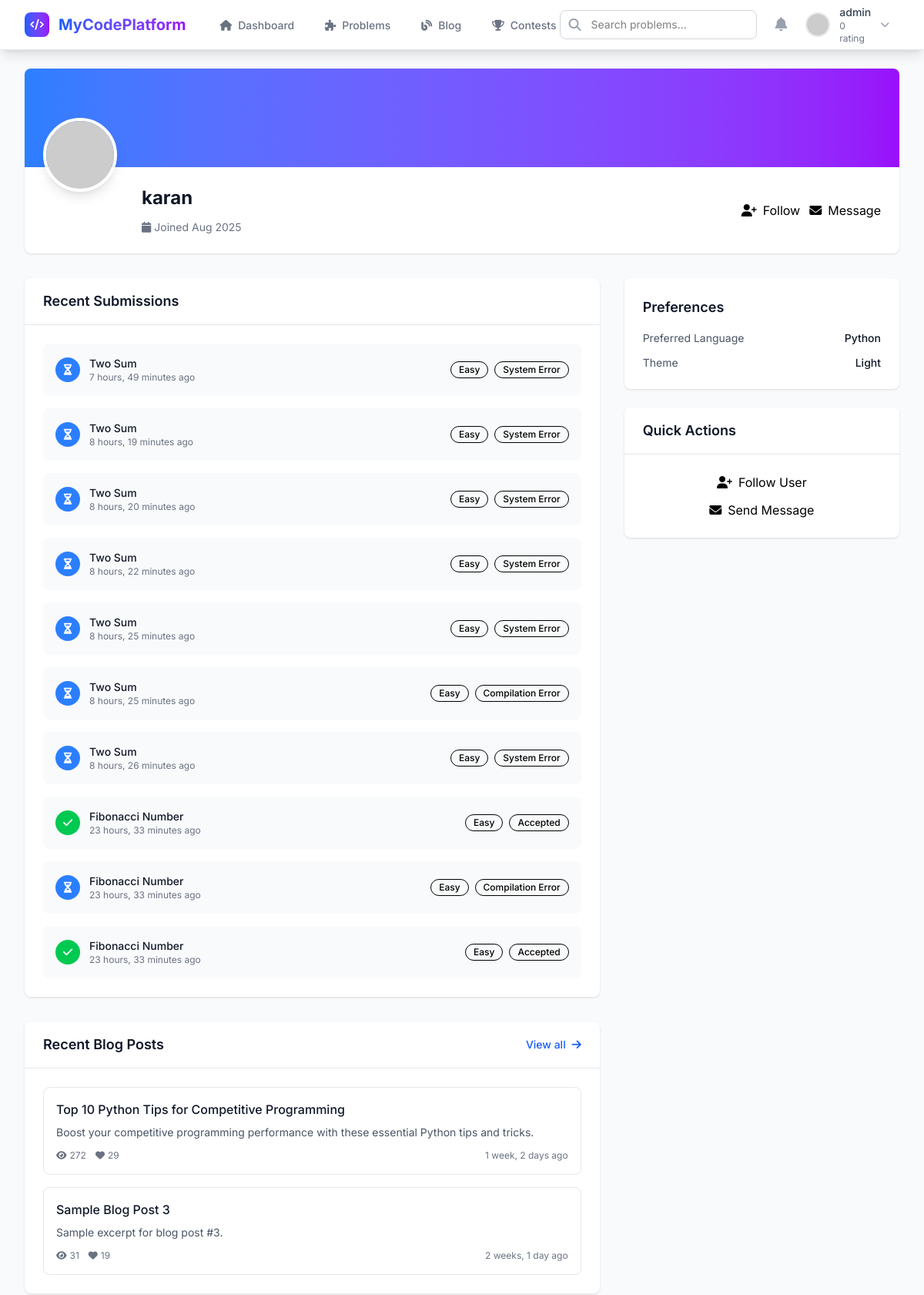
/users/profile/karan/ (signed in, upper part), run on an earlier commit of the app's database.
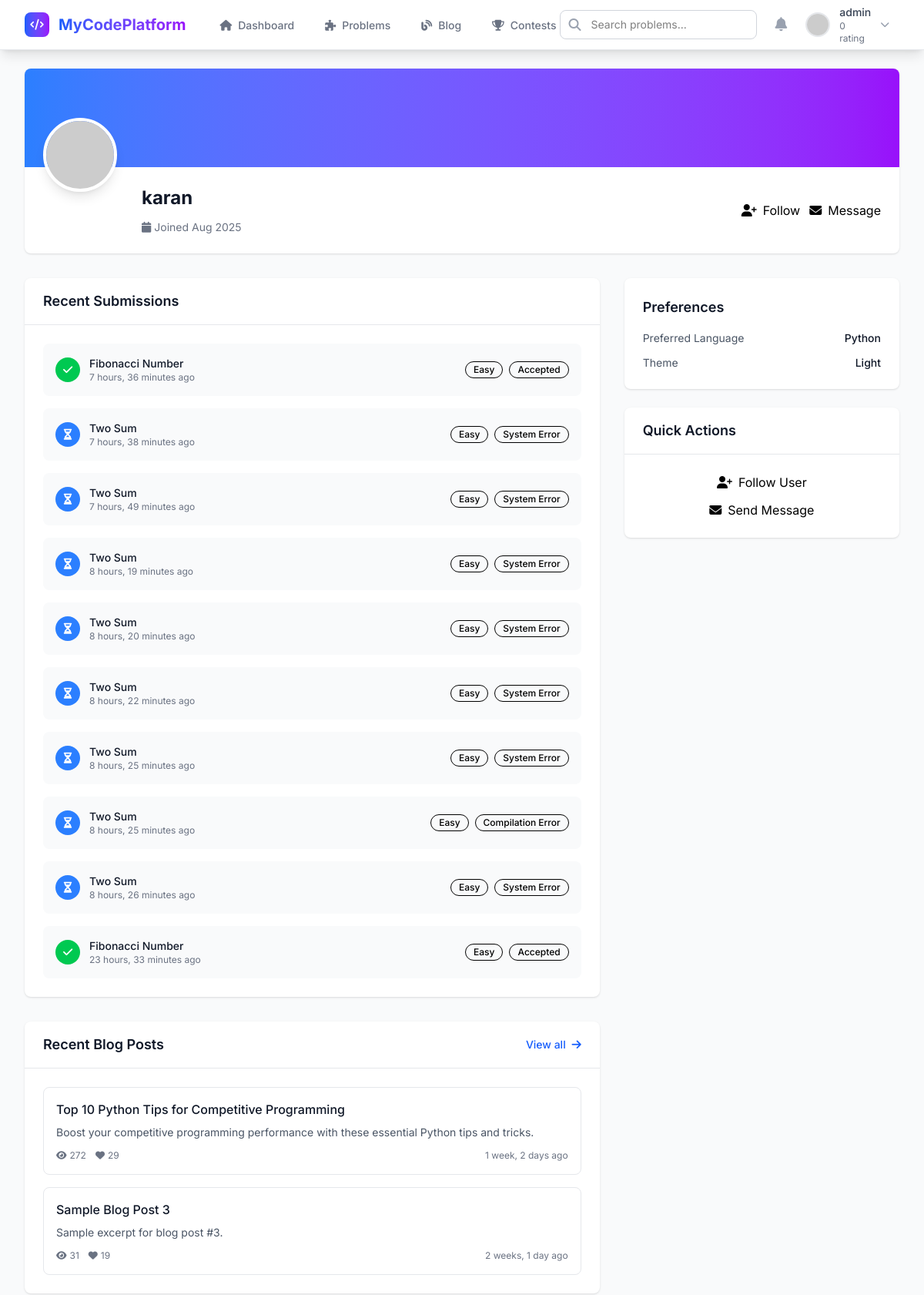
And on a later commit of the database.
### submit/models.py (models this page shows, shortened)
class Submission(models.Model):
    STATUS_CHOICES = [
        ('PENDING', 'Pending'),
        ('JUDGING', 'Judging'),
        ('ACCEPTED', 'Accepted'),
        ('WRONG_ANSWER', 'Wrong Answer'),
        ('TIME_LIMIT_EXCEEDED', 'Time Limit Exceeded'),
        ('MEMORY_LIMIT_EXCEEDED', 'Memory Limit Exceeded'),
        ('RUNTIME_ERROR', 'Runtime Error'),
        ('COMPILATION_ERROR', 'Compilation Error'),
        ('ERROR', 'System Error'),
    ]
    LANGUAGE_CHOICES = [
        ('cpp', 'C++'),
        ('py', 'Python'),
        ('java', 'Java'),
    ]
    user = models.ForeignKey(User, on_delete=models.CASCADE, null=True, blank=True)
    problem = models.ForeignKey(Problem, on_delete=models.CASCADE)
    code = models.TextField()
    language = models.CharField(max_length=50, choices=LANGUAGE_CHOICES)
    input_data = models.TextField(blank=True, null=True)
    total_test_cases = models.IntegerField(default=0)
    passed_test_cases = models.IntegerField(default=0)
    score = models.FloatField(default=0.0, help_text="Score based on passed test cases")
    max_execution_time = models.FloatField(null=True, blank=True)
    max_memory_used = models.BigIntegerField(null=True, blank=True, help_text="Memory in bytes")
    output_data = models.TextField(blank=True, null=True)
    error_data = models.TextField(blank=True, null=True)
    status = models.CharField(max_length=50, choices=STATUS_CHOICES, default='PENDING')
    execution_time = models.FloatField(null=True, blank=True, help_text="Execution time in seconds")
    submitted_at = models.DateTimeField(auto_now_add=True)
    class Meta:
        ordering = ['-submitted_at']

### problems/models.py (models this page shows, shortened)
class Problem(models.Model):
    DIFFICULTY_CHOICES = [
        ('easy', 'Easy'),
        ('medium', 'Medium'),
        ('hard', 'Hard'),
    ]
    TYPE_CHOICES = [
        ('math', 'Mathematics'),
        ('dsa', 'Data Structures & Algorithms'),
    ]
    title = models.CharField(max_length=200)
    description = models.TextField()
    difficulty = models.CharField(max_length=50, choices=DIFFICULTY_CHOICES)
    problem_type = models.CharField(max_length=10, choices=TYPE_CHOICES, default='math')
    image_file = models.ImageField(upload_to='problems/images/', blank=True, null=True)
    pdf_file = models.FileField(upload_to='problems/pdfs/', blank=True, null=True)
    input_format = models.TextField(blank=True, help_text="Description of input format")
    output_format = models.TextField(blank=True, help_text="Description of output format")
    constraints = models.TextField(blank=True, help_text="Constraints for the problem")
    sample_input = models.TextField(blank=True)
    sample_output = models.TextField(blank=True)
    time_limit = models.IntegerField(default=5, help_text="Time limit in seconds")
    memory_limit = models.CharField(max_length=10, default="128m", help_text="Memory limit (e.g., 128m, 256m)")
    created_by = models.ForeignKey(User, on_delete=models.CASCADE, null=True, blank=True)
    created_at = models.DateTimeField(auto_now_add=True)
    updated_at = models.DateTimeField(auto_now=True)
    is_active = models.BooleanField(default=True)
    total_attempts = models.IntegerField(default=0)
    successful_completions = models.IntegerField(default=0)
    class Meta:
        ordering = ['-created_at']

### blogs/models.py (models this page shows, shortened)
class BlogPost(models.Model):
    STATUS_CHOICES = [
        ('draft', 'Draft'),
        ('published', 'Published'),
        ('archived', 'Archived'),
    ]
    title = models.CharField(max_length=200)
    slug = models.SlugField(max_length=200, unique=True, blank=True)
    content = models.TextField()
    excerpt = models.TextField(max_length=300, blank=True, help_text="Brief description of the post")
    featured_image = models.ImageField(upload_to='blog_images/', blank=True, null=True)
    author = models.ForeignKey(User, on_delete=models.CASCADE, related_name='blog_posts')
    category = models.ForeignKey(Category, on_delete=models.SET_NULL, null=True, blank=True)
    tags = models.ManyToManyField(Tag, blank=True)
    status = models.CharField(max_length=10, choices=STATUS_CHOICES, default='published')
    is_featured = models.BooleanField(default=False)
    meta_description = models.CharField(max_length=160, blank=True)
    meta_keywords = models.CharField(max_length=255, blank=True)
    view_count = models.PositiveIntegerField(default=0)  # Reset to 0 for all posts
    like_count = models.PositiveIntegerField(default=0)
    created_at = models.DateTimeField(default=timezone.now)
    updated_at = models.DateTimeField(auto_now=True)
    published_date = models.DateTimeField(default=timezone.now)
    class Meta:
        ordering = ['-published_date']
        indexes = [
            models.Index(fields=['-published_date']),
            models.Index(fields=['status']),
        ]

### users/views.py (the view)
# urls.py: path('profile/', views.profile_view, name='profile'),
@login_required
def profile_view(request, username=None):
    if username:
        profile_user = get_object_or_404(User, username=username)
    else:
        profile_user = request.user
    from submit.models import Submission
    from problems.models import Problem
    from blogs.models import BlogPost
    total_submissions = Submission.objects.filter(user=profile_user).count()
    accepted_submissions = Submission.objects.filter(user=profile_user, status='ACCEPTED').count()
    problems_solved = Submission.objects.filter(
        user=profile_user,
        status='ACCEPTED'
    ).values('problem').distinct().count()
    recent_submissions = Submission.objects.filter(
        user=profile_user
    ).select_related('problem').order_by('-submitted_at')[:10]
    blog_posts = BlogPost.objects.filter(
        author=profile_user,
        status='published'
    ).order_by('-published_date')[:5]
    difficulty_stats = {}
    solved_problems = Submission.objects.filter(
        user=profile_user,
        status='ACCEPTED'
    ).values_list('problem_id', flat=True).distinct()
    difficulty_counts = Problem.objects.filter(
        id__in=solved_problems
    ).values('difficulty').annotate(count=Count('id'))
    for item in difficulty_counts:
        difficulty_stats[item['difficulty']] = item['count']
    context = {
        'profile_user': profile_user,
        'is_own_profile': request.user == profile_user,
        'stats': {
            'total_submissions': total_submissions,
            'accepted_submissions': accepted_submissions,
            'problems_solved': problems_solved,
            'acceptance_rate': round((accepted_submissions / total_submissions * 100) if total_submissions > 0 else 0, 1),
            'difficulty_stats': difficulty_stats,
        },
        'recent_submissions': recent_submissions,
        'blog_posts': blog_posts,
    }
    return render(request, 'users/profile.html', context)

### users/models.py (called while the page is built)
    def get_avatar_url(self):
        if self.avatar:
            return self.avatar.url
        return f"https://ui-avatars.com/api/?name={self.username}&background=3b82f6&color=fff&size=128"

### users/templates/users/profile.html (shortened to what the changed rows need)
{% extends 'base.html' %}
{% load static %}
{% block content %}
<div class="max-w-7xl mx-auto py-6 px-4 sm:px-6 lg:px-8">
    <div class="bg-white rounded-lg shadow-sm overflow-hidden mb-8">
        <div class="relative px-6 py-6">
            <div class="ml-32">
                <div class="flex items-center justify-between">
                    <div>
                        <h1 class="text-2xl font-bold text-gray-900">{{ profile_user.username }}</h1>
                    </div>
                </div>
            </div>
        </div>
    </div>
    <div class="grid grid-cols-1 lg:grid-cols-3 gap-8">
        <div class="lg:col-span-2 space-y-8">
            <div class="bg-white rounded-lg shadow-sm">
                <div class="p-6">
                    {% if recent_submissions %}
                        <div class="space-y-4">
                            {% for submission in recent_submissions %}
                                <div class="flex items-center justify-between p-4 bg-gray-50 rounded-lg hover:bg-gray-100 transition-colors duration-200">
                                    <div class="flex items-center space-x-3">
                                        <div class="w-8 h-8 rounded-full flex items-center justify-center
                                            {% if submission.status == 'ACCEPTED' %}bg-green-500{% elif submission.status == 'WRONG_ANSWER' %}bg-red-500{% elif submission.status == 'TIME_LIMIT_EXCEEDED' %}bg-orange-500{% else %}bg-blue-500{% endif %}">
                                            <i class="text-white text-sm
                                                {% if submission.status == 'ACCEPTED' %}fas fa-check{% elif submission.status == 'WRONG_ANSWER' %}fas fa-times{% elif submission.status == 'TIME_LIMIT_EXCEEDED' %}fas fa-clock{% else %}fas fa-hourglass-half{% endif %}"></i>
                                        </div>
                                        <div>
                                            <p class="text-sm font-medium text-gray-900">{{ submission.problem.title }}</p>
                                            <p class="text-xs text-gray-500">{{ submission.submitted_at|timesince }} ago</p>
                                        </div>
                                    </div>
                                    <div class="flex items-center space-x-2">
                                        <span class="inline-flex items-center px-2.5 py-0.5 rounded-full text-xs font-medium border
                                            {% if submission.problem.difficulty == 'easy' %}difficulty-easy{% elif submission.problem.difficulty == 'medium' %}difficulty-medium{% else %}difficulty-hard{% endif %}">
                                            {{ submission.problem.get_difficulty_display }}
                                        </span>
                                        <span class="inline-flex items-center px-2.5 py-0.5 rounded-full text-xs font-medium border
                                            {% if submission.status == 'ACCEPTED' %}status-accepted{% elif submission.status == 'WRONG_ANSWER' %}status-wrong-answer{% elif submission.status == 'TIME_LIMIT_EXCEEDED' %}status-time-limit{% else %}status-pending{% endif %}">
                                            {{ submission.get_status_display }}
                                        </span>
                                    </div>
                                </div>
                            {% endfor %}
                        </div>
                    {% endif %}
                </div>
            </div>
            {% if blog_posts %}
                <div class="bg-white rounded-lg shadow-sm">
                    <div class="p-6">
                        <div class="space-y-4">
                            {% for post in blog_posts %}
                                <div class="border border-gray-200 rounded-lg overflow-hidden hover:shadow-md transition-shadow duration-200">
                                    <div class="p-4">
                                        <h4 class="font-medium text-gray-900 mb-2">
                                            <a href="{% url 'blogs:detail' post.slug %}" class="hover:text-blue-600">
                                                {{ post.title }}
                                            </a>
                                        </h4>
                                        <p class="text-sm text-gray-600 mb-3 line-clamp-2">{{ post.excerpt|default:post.content|truncatewords:20 }}</p>
                                        <div class="flex items-center justify-between text-xs text-gray-500">
                                            <div class="flex items-center space-x-3">
                                                <span class="flex items-center">
                                                    <i class="fas fa-eye mr-1"></i>{{ post.view_count }}
                                                </span>
                                                <span class="flex items-center">
                                                    <i class="fas fa-heart mr-1"></i>{{ post.like_count }}
                                                </span>
                                            </div>
                                            <span>{{ post.published_date|timesince }} ago</span>
                                        </div>
                                    </div>
                                </div>
                            {% endfor %}
                        </div>
                    </div>
                </div>
            {% endif %}
        </div>
    </div>
</div>
{% endblock %}

What changed in the data, as far as the page shows it:
no longer on this page (row unchanged): Submission: problem "Fibonacci Number", submitted_at "23 hours, 33 minutes", problem.difficulty "Easy", status "Compilation Error"
no longer on this page (row unchanged): Submission: problem "Fibonacci Number", submitted_at "23 hours, 33 minutes", problem.difficulty "Easy", status "Accepted"
added Submission: problem "Fibonacci Number", submitted_at "7 hours, 36 minutes", problem.difficulty "Easy", status "Accepted"
added Submission: problem "Two Sum", submitted_at "7 hours, 38 minutes", problem.difficulty "Easy", status "System Error"
